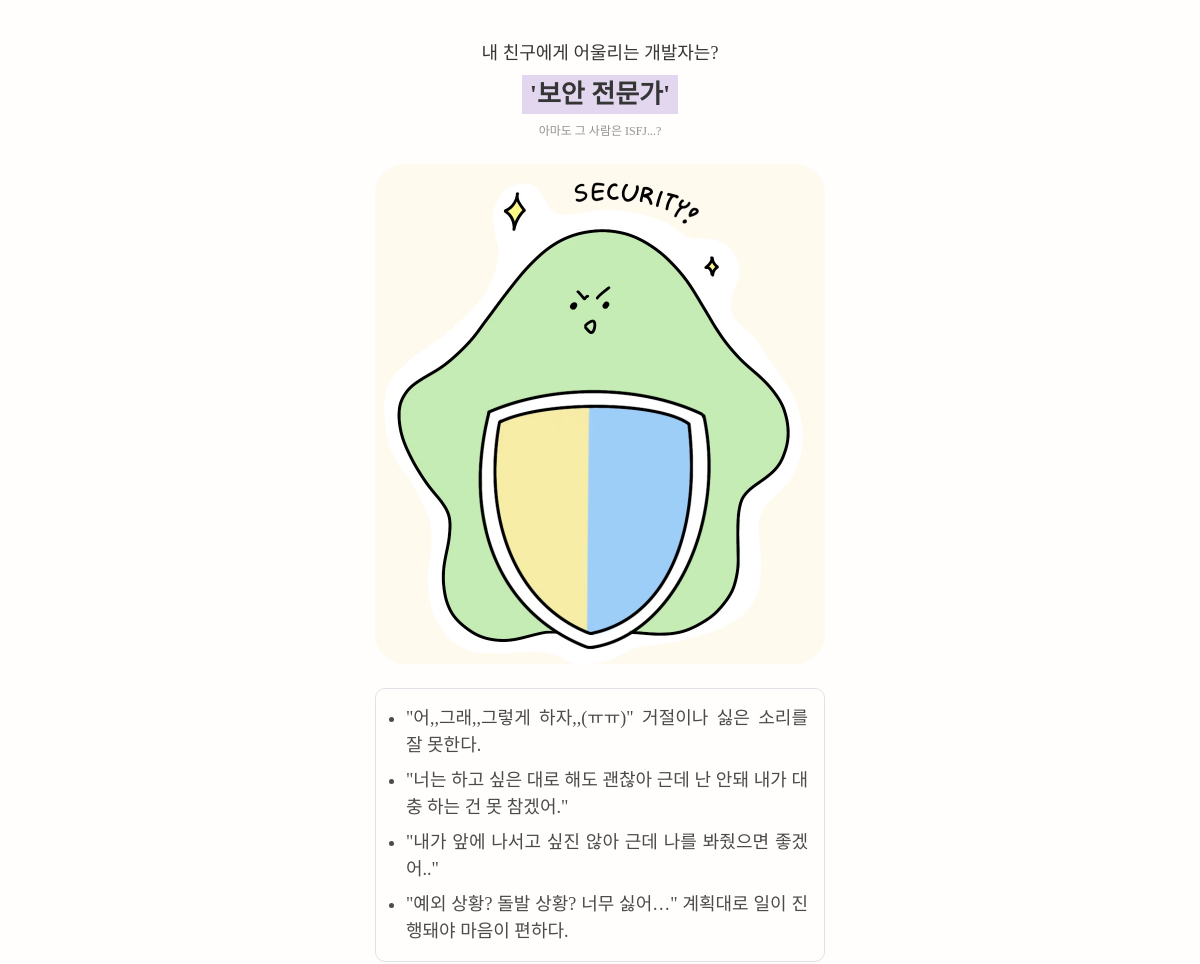
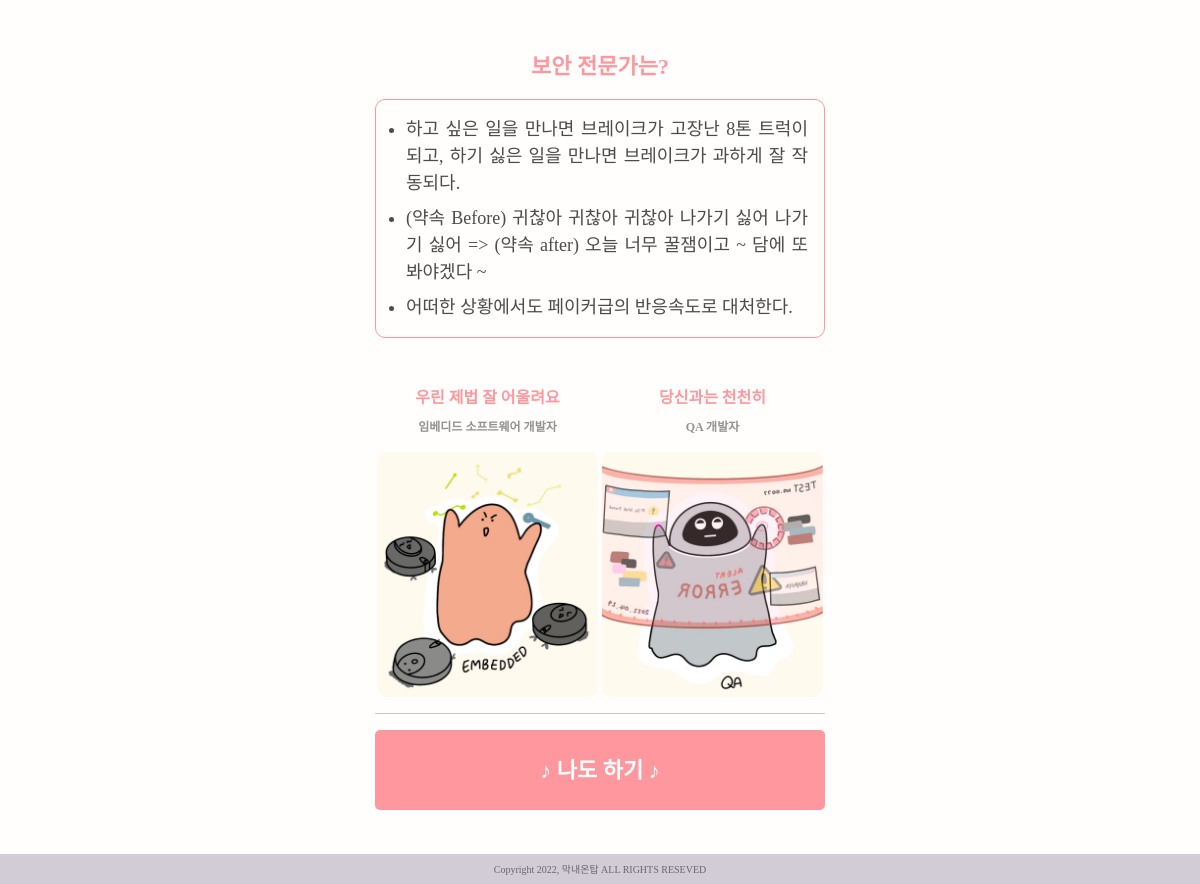
/mbti/ISFJ/share/, run on the app's committed database (2 pictures, top to bottom).
### MBTI/models.py (models this page shows)
class Mbti(models.Model):
    mbti_name = models.TextField()
    title = models.TextField()
    mbti_type = models.TextField()
    best_mbti = models.IntegerField(default=0)
    worst_mbti = models.IntegerField(default=0)
    top_image = models.ImageField(null=True, blank=True)
    view_cnt = models.IntegerField(default=0)

class BaseInfo(models.Model):
    mbti = models.ForeignKey(
        Mbti,
        on_delete=models.CASCADE,
        related_name= 'base_info'
    )
    content = models.TextField()

### MBTI/views.py (the view)
# urls.py: path('<str:mbti>/share/', views.share_result_page, name='share_result_page'),
def share_result_page(request, mbti):
    mbti_names = Mbti.objects.filter(mbti_name = mbti)[0]
    base_infos = BaseInfo.objects.filter(mbti_id = mbti_names.pk)
    how_tos = Howto.objects.filter(mbti_id = mbti_names.pk)
    best_mbti = Mbti.objects.filter(pk = mbti_names.best_mbti)[0]
    worst_mbti = Mbti.objects.filter(pk = mbti_names.worst_mbti)[0]
    context = {
        'title' : mbti_names.title,
        'mbti_type': mbti_names.mbti_type,
        'mbti_name' : mbti_names.mbti_name,
        'top_image': mbti_names.top_image,
        'best_mbti' : best_mbti,
        'worst_mbti' : worst_mbti,
        'base_infos' : base_infos,
        'how_tos' : how_tos,
    }
    return render(request, 'MBTI/result_share.html', context)

### MBTI/templates/MBTI/result_share.html
{% extends 'base.html' %}
{% load static %}
{% block content %}
  <div class="d-flex flex-column align-items-center">
    <div class="res-subtitle">내 친구에게 어울리는 개발자는?</div>
    <div class="res-maintitle px-2 my-2">'{{ mbti_type }}'</div>
    <div class="res-mbti">아마도 그 사람은 {{ mbti_name }}...?</div>
  </div>
  <img src="{% get_static_prefix %}{{ top_image }}" alt="res-main-img" class="main-img mt-4 mb-3">
  <ul class="content-font pt-2 pb-3 pe-3 mt-2 mb-3 border">
    {% for info in base_infos %}
      <li class="mt-2">{{ info.content }}</li>
    {% endfor %}
  </ul>
  <p class="develop-title">{{mbti_type}}는?</p>
  <ul class="develop-font pt-2 pb-3 pe-3 mt-2 mb-5 border">
    <li class="mt-2">하고 싶은 일을 만나면 브레이크가 고장난 8톤 트럭이 되고, 하기 싫은 일을 만나면 브레이크가 과하게 잘 작동되다.</li>
    <li class="mt-2">(약속 Before) 귀찮아 귀찮아 귀찮아 나가기 싫어 나가기 싫어 => (약속 after) 오늘 너무 꿀잼이고 ~ 담에 또 봐야겠다 ~</li>
    <li class="mt-2">어떠한 상황에서도 페이커급의 반응속도로 대처한다.</li>
  </ul>
  <div class="w-100 row m-0">
    <div class="w-50 d-flex col-6 flex-column align-items-center p-0">
      <p class="chemi-title mb-2">우린 제법 잘 어울려요</p>
      <p class="chemi-name">{{ best_mbti.mbti_type }}</p>
      <img src="{% get_static_prefix %}{{ best_mbti.top_image }}" alt="best-chemi-img" class="chemi-img">
    </div>
    <div class="w-50 d-flex col-6 flex-column align-items-center p-0">
      <p class="chemi-title mb-2">당신과는 천천히</p>
      <p class="chemi-name">{{ worst_mbti.mbti_type }}</p>
      <img src="{% get_static_prefix %}{{ worst_mbti.top_image }}" alt="worst-chemi-img" class="chemi-img">
    </div>
  </div>
  <hr class="my-3">
  <a href="{% url 'mbti:main_page' %}" class="mt-2 mb-4 d-flex justify-content-center align-items-center start-box">
    <span class="start-font">
      ♪ 나도 하기 ♪
    </span>
  </a>
{% endblock content %}

### MBTI/static/mbti.css (style rules this page uses)
body { background: #FFFEFC; }
.main-img { border-radius: 30px; width: 100%; }
.start-box { background: #FF989E; border: 0; border-radius: 5px; width: 100%; height: 60px; text-decoration: none; }
.start-font { font-family: 'Leferi Point Type'; font-style: normal; font-weight: 800; font-size: 22px; color: #FFFFFF; }
.res-subtitle { font-family: 'Leferi Base Type'; font-style: normal; font-weight: 400; font-size: 14px; color: #353535; text-align: center; }
.res-maintitle { font-family: 'Leferi Base Type'; font-style: normal; font-weight: 700; font-size: 20px; color: #353535; text-align: center; background: #E2D7EF; }
.res-mbti { font-family: 'Leferi Base Type'; font-style: normal; font-weight: 400; font-size: 12px; color: #949191; text-align: center; }
.content-font { font-family: 'SUIT'; font-style: normal; font-weight: 500; font-size: 14px; text-align: justify; color: #4B4B4B; border-radius: 10px; padding-left: 30px; }
.develop-title { font-family: 'Leferi Base Type'; font-style: normal; font-weight: 700; font-size: 18px; text-align: center; color: #FF989E; margin-top: 32px; }
.develop-font { font-family: 'SUIT'; font-style: normal; font-weight: 500; font-size: 14px; text-align: justify; color: #4B4B4B; border-radius: 10px; border-color: #FF989E !important; padding-left: 30px; }
.chemi-title { font-family: 'Leferi Base Type'; font-style: normal; font-weight: 700; font-size: 12px; text-align: center; color: #FF989E; }
.chemi-name { font-family: 'Leferi Base Type'; font-style: normal; font-weight: 700; font-size: 8px; text-align: center; color: #949191; }
.chemi-img { width: 98%; margin-left: auto; margin-right: auto; border-radius: 10px; }
@media (min-width: 480px) { .start-box { height: 80px; } }
@media (min-width: 480px) { .res-subtitle { font-size: 18px; } }
@media (min-width: 480px) { .res-maintitle { font-size: 26px; } }
@media (min-width: 480px) { .content-font { font-size: 18px; } }
@media (min-width: 480px) { .develop-title { font-size: 22px; margin-top: 52px; } }
@media (min-width: 480px) { .develop-font { font-size: 18px; } }
@media (min-width: 480px) { .chemi-title { font-size: 16px; } }
@media (min-width: 480px) { .chemi-name { font-size: 12px; } }

### data on the page
Mbti: mbti_type "보안 전문가", mbti_name "ISFJ", top_image (picture)
BaseInfo: content "\"어,,그래,,그렇게 하자,,(ㅠㅠ)\" 거절이나 싫은 소리를 잘 못한다."
BaseInfo: content "\"너는 하고 싶은 대로 해도 괜찮아 근데 난 안돼 내가 대충 하는 건 못 참겠어.\""
BaseInfo: content "\"내가 앞에 나서고 싶진 않아 근데 나를 봐줬으면 좋겠어..\""
BaseInfo: content "\"예외 상황? 돌발 상황? 너무 싫어…\" 계획대로 일이 진행돼야 마음이 편하다."
Mbti: mbti_type "임베디드 소프트웨어 개발자", top_image (picture)
Mbti: mbti_type "QA 개발자", top_image (picture)
